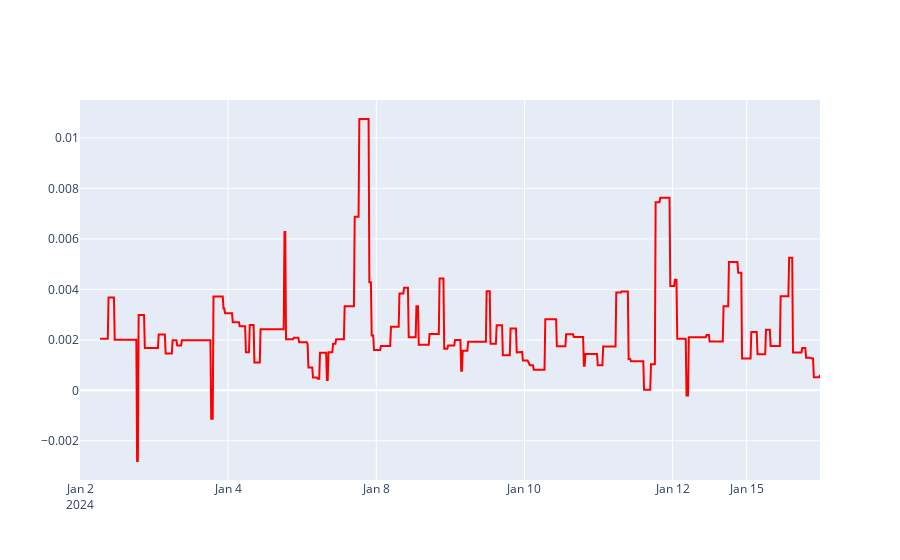

Notebook code cell kept with this figure:
### Code cell
# How wide m15 band is
fig2 = go.Figure()

fig2.add_trace(go.Scatter(x=m15.index, y=m15['m15_band'],
                            mode='lines',
                            # line=dict(dash='dash'),
                            marker=dict(symbol='circle', color='red', size=2),
                            name='m15 band'))

fig2.update_xaxes(
    rangebreaks=[
        { 'pattern': 'day of week', 'bounds': [6, 1]}
    ]
)

fig2.show()

### Figure 1 — Plotly figure (JSON) as saved in the notebook; plotly's stock layout.template omitted (floating-point values rounded to 4 significant figures; data arrays with more than 128 entries replaced by an {"elided": "..."} marker saying what was removed)
{"data": [{"marker": {"color": "red", "size": 2, "symbol": "circle"}, "mode": "lines", "name": "m15 band", "type": "scatter", "x": {"elided": "960 str values"}, "y": {"elided": "960 float values"}}], "layout": {"xaxis": {"rangebreaks": [{"bounds": [6, 1], "pattern": "day of week"}]}}}
